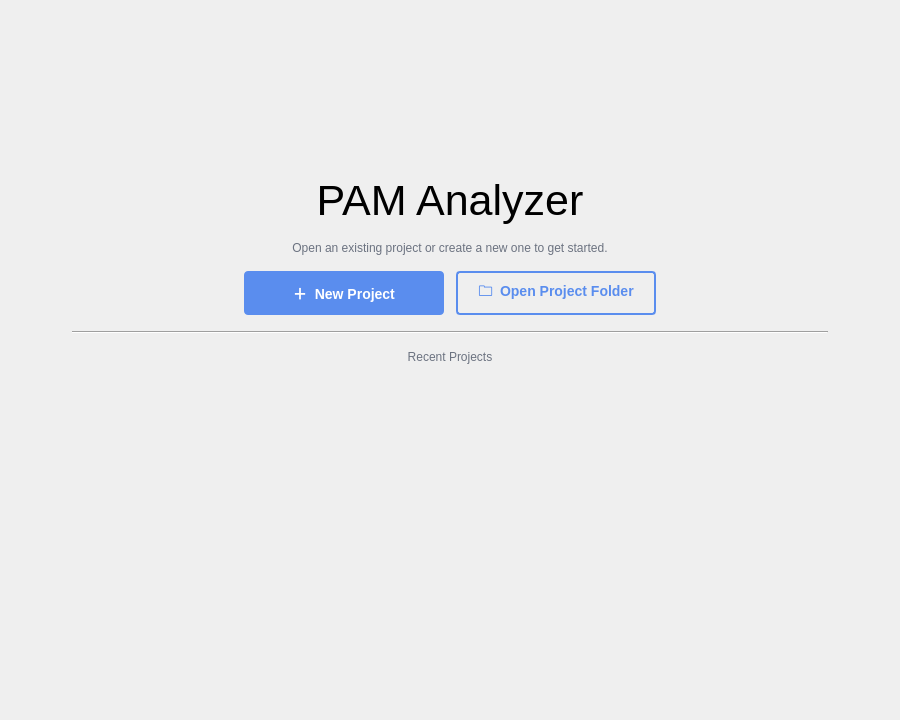
<?xml version="1.0" encoding="UTF-8"?>
<ui version="4.0">
 <class>WelcomePanel</class>
 <widget class="QWidget" name="WelcomePanel">
  <property name="geometry">
   <rect>
    <x>0</x>
    <y>0</y>
    <width>900</width>
    <height>720</height>
   </rect>
  </property>
  <layout class="QVBoxLayout" name="root_layout">
   <property name="leftMargin">
    <number>72</number>
   </property>
   <property name="topMargin">
    <number>48</number>
   </property>
   <property name="rightMargin">
    <number>72</number>
   </property>
   <property name="bottomMargin">
    <number>32</number>
   </property>
   <property name="spacing">
    <number>16</number>
   </property>
   <item alignment="Qt::AlignHCenter">
    <widget class="QLabel" name="icon_label">
     <property name="minimumSize">
      <size>
       <width>112</width>
       <height>112</height>
      </size>
     </property>
     <property name="maximumSize">
      <size>
       <width>112</width>
       <height>112</height>
      </size>
     </property>
     <property name="text">
      <string/>
     </property>
     <property name="alignment">
      <set>Qt::AlignmentFlag::AlignCenter</set>
     </property>
    </widget>
   </item>
   <item>
    <widget class="QLabel" name="title_label">
     <property name="font">
      <font>
       <pointsize>32</pointsize>
       <fontweight>Bold</fontweight>
      </font>
     </property>
     <property name="text">
      <string>PAM Analyzer</string>
     </property>
     <property name="alignment">
      <set>Qt::AlignmentFlag::AlignCenter</set>
     </property>
    </widget>
   </item>
   <item>
    <widget class="QLabel" name="tagline_label">
     <property name="text">
      <string>Open an existing project or create a new one to get started.</string>
     </property>
     <property name="alignment">
      <set>Qt::AlignmentFlag::AlignCenter</set>
     </property>
     <property name="styleSheet">
      <string>color: #6b7280;</string>
     </property>
    </widget>
   </item>
   <item>
    <layout class="QHBoxLayout" name="button_row">
     <property name="spacing">
      <number>12</number>
     </property>
     <item>
      <spacer name="btn_left_spacer">
       <property name="orientation">
        <enum>Qt::Horizontal</enum>
       </property>
       <property name="sizeHint" stdset="0">
        <size>
         <width>20</width>
         <height>20</height>
        </size>
       </property>
      </spacer>
     </item>
     <item>
      <widget class="QPushButton" name="new_button">
       <property name="cursor">
        <cursorShape>PointingHandCursor</cursorShape>
       </property>
       <property name="text">
        <string>＋  New Project</string>
       </property>
       <property name="minimumSize">
        <size>
         <width>200</width>
         <height>44</height>
        </size>
       </property>
       <property name="styleSheet">
        <string>QPushButton#new_button {
  background-color: #5a8dee;
  color: white;
  border: none;
  border-radius: 4px;
  padding: 10px 20px;
  font-weight: 600;
  font-size: 14px;
}
QPushButton#new_button:hover { background-color: #4a7dd0; }
QPushButton#new_button:pressed { background-color: #3d6cb8; }</string>
       </property>
      </widget>
     </item>
     <item>
      <widget class="QPushButton" name="open_project_folder_button">
       <property name="cursor">
        <cursorShape>PointingHandCursor</cursorShape>
       </property>
       <property name="text">
        <string>🗀  Open Project Folder</string>
       </property>
       <property name="minimumSize">
        <size>
         <width>200</width>
         <height>44</height>
        </size>
       </property>
       <property name="styleSheet">
        <string>QPushButton#open_project_folder_button {
  background-color: transparent;
  color: #5a8dee;
  border: 2px solid #5a8dee;
  border-radius: 4px;
  padding: 8px 18px;
  font-weight: 600;
  font-size: 14px;
}
QPushButton#open_project_folder_button:hover { background-color: rgba(90, 141, 238, 32); }
QPushButton#open_project_folder_button:pressed { background-color: rgba(90, 141, 238, 64); }</string>
       </property>
      </widget>
     </item>
     <item>
      <spacer name="btn_right_spacer">
       <property name="orientation">
        <enum>Qt::Horizontal</enum>
       </property>
       <property name="sizeHint" stdset="0">
        <size>
         <width>20</width>
         <height>20</height>
        </size>
       </property>
      </spacer>
     </item>
    </layout>
   </item>
   <item>
    <widget class="Line" name="divider">
     <property name="orientation">
      <enum>Qt::Horizontal</enum>
     </property>
     <property name="frameShadow">
      <enum>QFrame::Shadow::Sunken</enum>
     </property>
    </widget>
   </item>
   <item>
    <widget class="QLabel" name="recent_label">
     <property name="font">
      <font>
       <fontweight>Bold</fontweight>
      </font>
     </property>
     <property name="text">
      <string>Recent Projects</string>
     </property>
     <property name="alignment">
      <set>Qt::AlignmentFlag::AlignCenter</set>
     </property>
     <property name="styleSheet">
      <string>color: #6b7280;</string>
     </property>
    </widget>
   </item>
   <item>
    <widget class="QListWidget" name="recent_list">
     <property name="minimumWidth">
      <number>520</number>
     </property>
     <property name="frameShape">
      <enum>QFrame::Shape::NoFrame</enum>
     </property>
     <property name="horizontalScrollBarPolicy">
      <enum>Qt::ScrollBarPolicy::ScrollBarAlwaysOff</enum>
     </property>
     <property name="styleSheet">
      <string>QListWidget {
  background: transparent;
  outline: 0;
}
QListWidget::item {
  padding: 6px 8px;
  border-radius: 4px;
}
QListWidget::item:hover { background-color: rgba(90, 141, 238, 24); }
QListWidget::item:selected { background-color: rgba(90, 141, 238, 48); color: inherit; }</string>
     </property>
    </widget>
   </item>
  </layout>
 </widget>
 <resources/>
 <connections/>
</ui>
